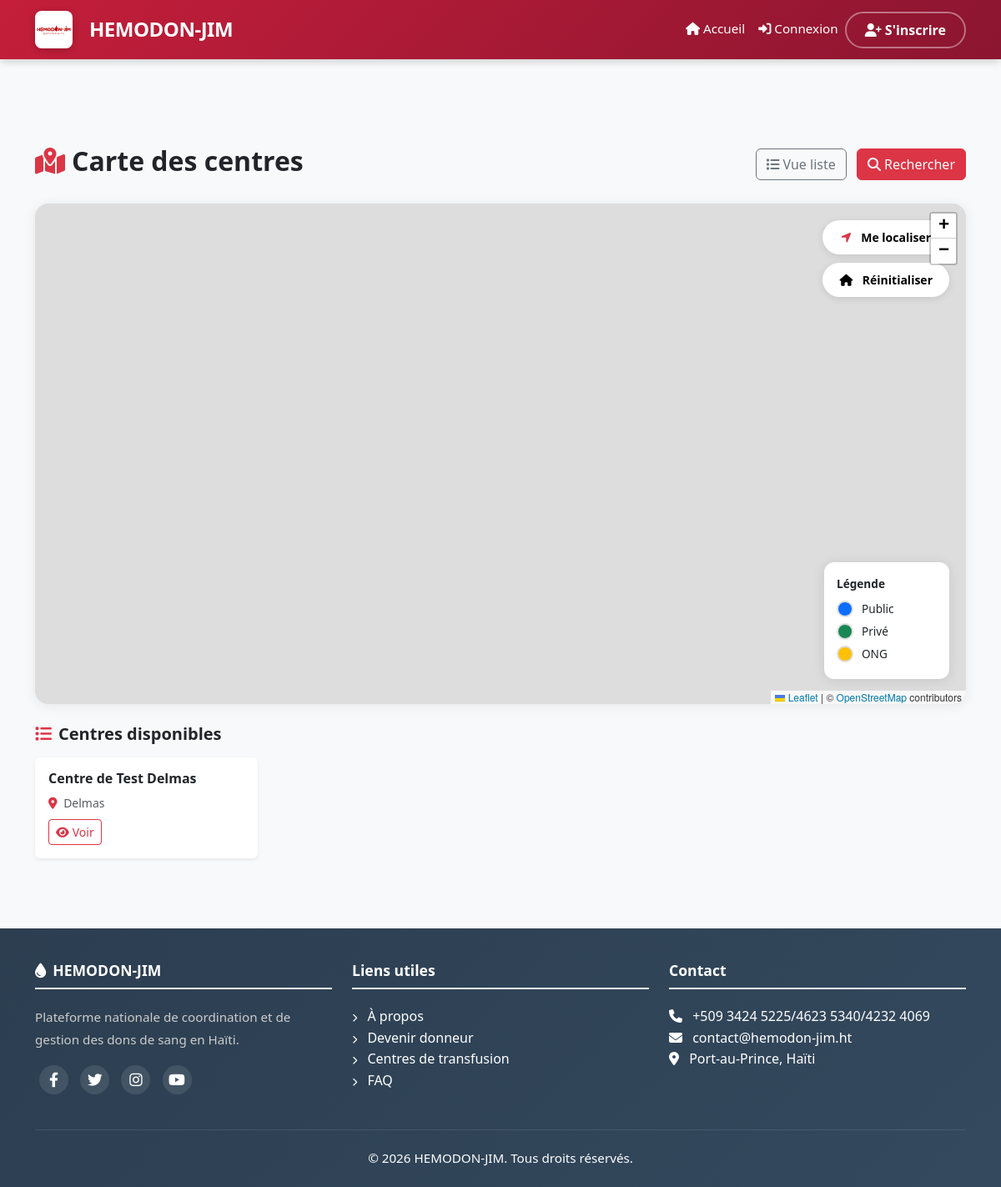
The app's page /carte/, older data.
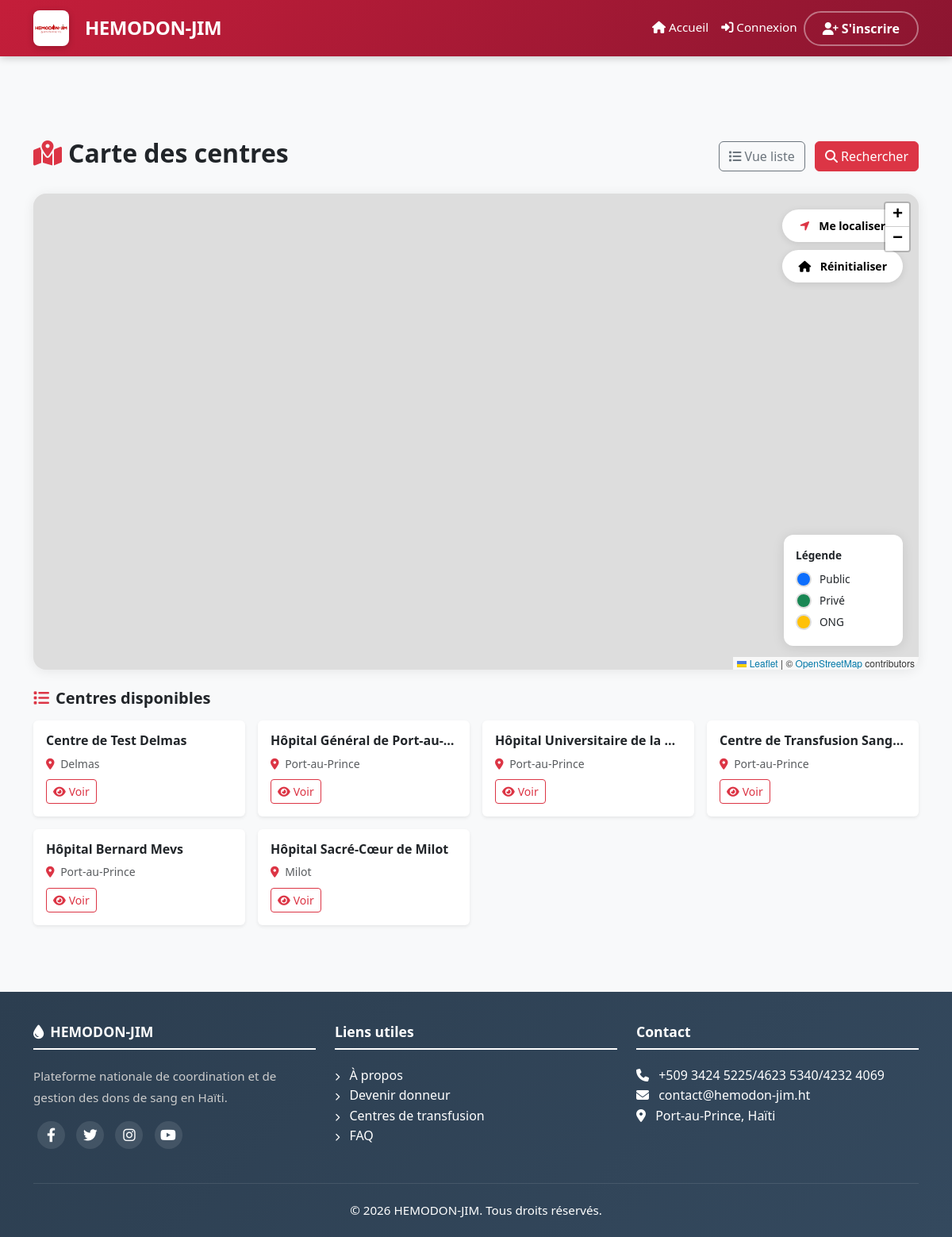
The same page, newer data.
### apps/centres/models.py (models this page shows, shortened)
class Centre(models.Model):
    TYPE_CHOICES = [
        ('public', 'Public'),
        ('prive', 'Privé'),
        ('ong', 'ONG'),
    ]
    nom = models.CharField(max_length=200)
    type = models.CharField(max_length=20, choices=TYPE_CHOICES)
    adresse = models.TextField()
    commune = models.CharField(max_length=100)
    departement = models.CharField(max_length=100)
    telephone = models.CharField(max_length=20)
    email = models.EmailField(blank=True, null=True)
    latitude = models.DecimalField(max_digits=9, decimal_places=6, null=True, blank=True)
    longitude = models.DecimalField(max_digits=9, decimal_places=6, null=True, blank=True)
    capacite_journaliere = models.IntegerField(default=50)
    horaires = models.TextField(blank=True, null=True)
    est_actif = models.BooleanField(default=True)
    responsable = models.ForeignKey(
        User,
        on_delete=models.SET_NULL,
        null=True,
        related_name='centre_responsable'
    )
    created_at = models.DateTimeField(auto_now_add=True)
    updated_at = models.DateTimeField(auto_now=True)
    class Meta:
        db_table = 'centres'
        verbose_name = 'Centre'
        verbose_name_plural = 'Centres'

### apps/centres/views.py (the view)
# urls.py: path('carte/', views.centres_map, name='map'),
def centres_map(request):
    centres = Centre.objects.filter(est_actif=True)
    centres_data = []
    for centre in centres:
        if centre.latitude and centre.longitude:
            stocks = Stock.objects.filter(centre=centre)
            stocks_data = {stock.groupe_sanguin: stock.quantite_disponible for stock in stocks}
            centres_data.append({
                'id': centre.id,
                'nom': centre.nom,
                'type': centre.type,
                'adresse': centre.adresse,
                'commune': centre.commune,
                'departement': centre.departement,
                'telephone': centre.telephone,
                'email': centre.email,
                'latitude': float(centre.latitude),
                'longitude': float(centre.longitude),
                'horaires': centre.horaires,
                'stocks': stocks_data,
                'capacite_journaliere': centre.capacite_journaliere,
            })
    context = {
        'centres': centres,
        'centres_json': json.dumps(centres_data),
        'title': 'Carte des centres - HEMODON-JIM',
        'active_page': 'centres',
    }
    return render(request, 'centres/map.html', context)

### apps/authentification/context_processors.py (called while the page is built)
def user_notifications_count(request):
    count = 0
    if request.user.is_authenticated:
        count = Notification.objects.filter(
            models.Q(pour_tous=True) | models.Q(utilisateurs=request.user),
            est_lue=False
        ).distinct().count()
        print(f"Notifications non lues pour {request.user.username}: {count}")
    return {'user_notifications_count': count}

### apps/centres/templates/centres/map.html (shortened to what this page needs)
{% extends 'base.html' %}
{% load static %}
{% block extra_css %}
<link rel="stylesheet" href="https://unpkg.com/leaflet@1.9.4/dist/leaflet.css" />
<link rel="stylesheet" href="https://unpkg.com/leaflet.markercluster@1.4.1/dist/MarkerCluster.css" />
<link rel="stylesheet" href="https://unpkg.com/leaflet.markercluster@1.4.1/dist/MarkerCluster.Default.css" />
{% endblock %}
{% block content %}
<div class="container py-4">
    <div class="d-flex justify-content-between align-items-center mb-4">
        <h1 class="h2 fw-bold">
            <i class="fas fa-map-marked-alt text-danger me-2"></i>Carte des centres
        </h1>
        <div>
            <a href="{% url 'centres:list' %}" class="btn btn-outline-secondary me-2">
                <i class="fas fa-list me-1"></i>Vue liste
            </a>
            <a href="{% url 'centres:search' %}" class="btn btn-danger">
                <i class="fas fa-search me-1"></i>Rechercher
            </a>
        </div>
    </div>
    <div class="map-container">
        <div class="map-controls">
            <button class="btn btn-light btn-sm" onclick="locateUser()">
                <i class="fas fa-location-arrow text-danger"></i> Me localiser
            </button>
            <button class="btn btn-light btn-sm" onclick="resetMap()">
                <i class="fas fa-home"></i> Réinitialiser
            </button>
        </div>
        <div id="map"></div>
        <div class="map-legend">
            <strong class="d-block mb-2">Légende</strong>
            <div class="legend-item">
                <span class="marker-color public"></span>
                <span>Public</span>
            </div>
            <div class="legend-item">
                <span class="marker-color prive"></span>
                <span>Privé</span>
            </div>
            <div class="legend-item">
                <span class="marker-color ong"></span>
                <span>ONG</span>
            </div>
        </div>
    </div>
    <div class="mt-4">
        <h5 class="fw-bold mb-3">
            <i class="fas fa-list me-2 text-danger"></i>Centres disponibles
        </h5>
        <div class="row g-3">
            {% for centre in centres|slice:":6" %}
            <div class="col-md-4 col-lg-3">
                <div class="card border-0 shadow-sm h-100">
                    <div class="card-body">
                        <h6 class="fw-bold text-truncate">{{ centre.nom }}</h6>
                        <small class="text-muted d-block">
                            <i class="fas fa-map-marker-alt text-danger me-1"></i>
                            {{ centre.commune }}
                        </small>
                        <a href="{% url 'centres:detail' centre.id %}" class="btn btn-sm btn-outline-danger mt-2">
                            <i class="fas fa-eye me-1"></i>Voir
                        </a>
                    </div>
                </div>
            </div>
            {% empty %}
            <div class="col-12">
                <p class="text-muted text-center">Aucun centre trouvé.</p>
            </div>
            {% endfor %}
        </div>
    </div>
</div>
{% endblock %}

Row changes from the older to the newer data that the page shows:
added Centre: nom "Hôpital Général de Port-au-…", commune "Port-au-Prince"
added Centre: nom "Hôpital Universitaire de la…", commune "Port-au-Prince"
added Centre: nom "Centre de Transfusion Sang…", commune "Port-au-Prince"
added Centre: nom "Hôpital Bernard Mevs", commune "Port-au-Prince"
added Centre: nom "Hôpital Sacré-Cœur de Milot", commune "Milot"
